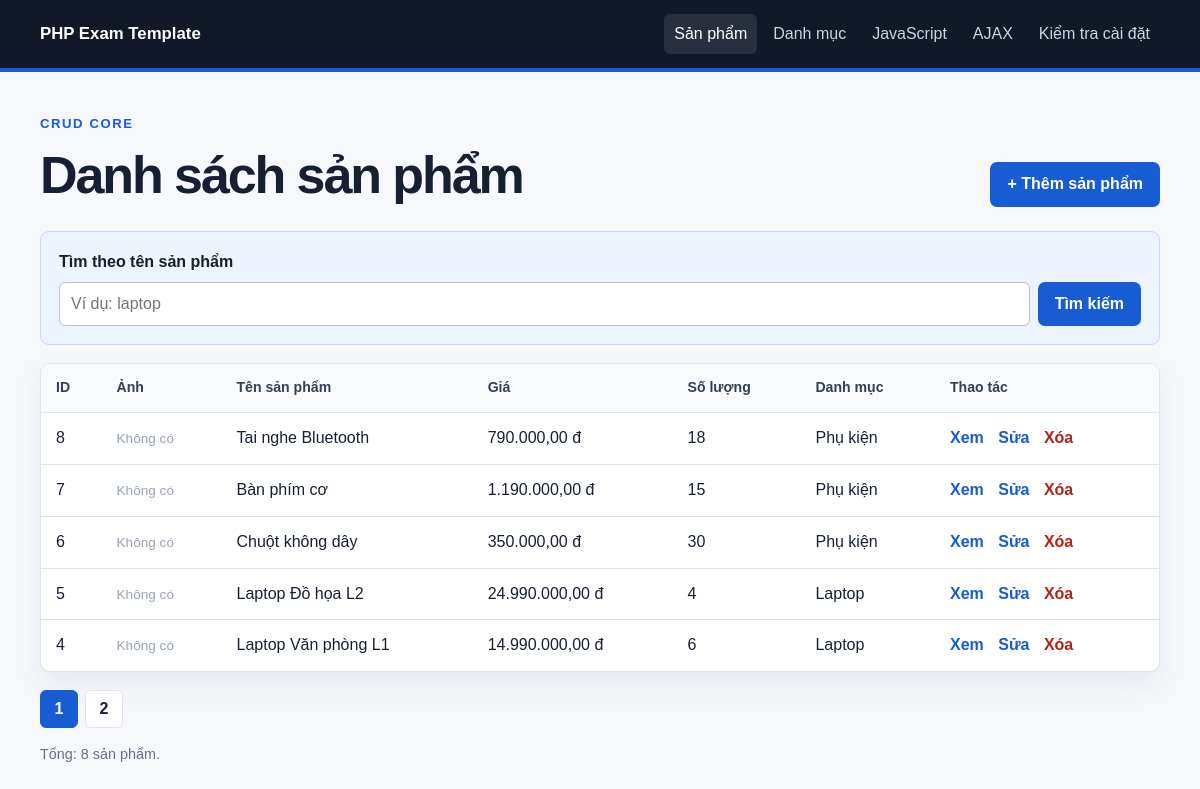
/products.php, run on the app's committed database.
### tables this page shows
CREATE TABLE IF NOT EXISTS products (
     
    product_id INT AUTO_INCREMENT PRIMARY KEY,
    name VARCHAR(150) NOT NULL,
    price DECIMAL(12, 2) NOT NULL DEFAULT 0,
    quantity INT NOT NULL DEFAULT 0,
    category_id INT NULL,
    image VARCHAR(255) NULL,

     
    CONSTRAINT fk_products_categories
        FOREIGN KEY (category_id)
        REFERENCES categories(category_id)
        ON UPDATE CASCADE
        ON DELETE SET NULL
);

CREATE TABLE IF NOT EXISTS categories (
     
    category_id INT AUTO_INCREMENT PRIMARY KEY,
    category_name VARCHAR(100) NOT NULL UNIQUE
);

### config/features.php (called while the page is built)
<?php
$features = [
    'search' => true,
    'pagination' => true,
    'category' => true,
    'upload' => true,
];

### includes/functions.php (called while the page is built, shortened)
<?php
function e($value)
{
    return htmlspecialchars((string) $value, ENT_QUOTES | ENT_SUBSTITUTE, 'UTF-8');
}
function input_text($source, $key, $default = '')
{
    return isset($source[$key]) && is_string($source[$key]) ? trim($source[$key]) : $default;
}
function money($amount)
{
    return number_format((float) $amount, 2, ',', '.') . ' đ';
}

### products.php (the view, shortened to what this page needs)
<?php
require_once __DIR__ . '/config/database.php';
require_once __DIR__ . '/config/features.php';
require_once __DIR__ . '/includes/functions.php';
$keyword = $features['search'] ? input_text($_GET, 'keyword') : '';
$limit = 5;
$pageValue = input_text($_GET, 'page', '1');
$page = ctype_digit($pageValue) && $pageValue !== '0' ? (int) $pageValue : 1;
$whereSql = $keyword !== '' ? ' WHERE p.name LIKE :keyword' : '';
$countStmt = $conn->prepare('SELECT COUNT(*) FROM products AS p' . $whereSql);
if ($keyword !== '') {
    $countStmt->execute([':keyword' => '%' . $keyword . '%']);
} else {
    $countStmt->execute();
}
$totalRecords = (int) $countStmt->fetchColumn();
$totalPages = $features['pagination'] ? max(1, (int) ceil($totalRecords / $limit)) : 1;
$page = min($page, $totalPages);
$offset = ($page - 1) * $limit;
$selectParts = ['p.product_id', 'p.name', 'p.price', 'p.quantity'];
$joinSql = '';
if ($features['category']) {
    $selectParts[] = 'p.category_id';
    $selectParts[] = 'c.category_name';
    $joinSql = ' LEFT JOIN categories AS c ON p.category_id = c.category_id';
}
if ($features['upload']) {
    $selectParts[] = 'p.image';
}
$sql = 'SELECT ' . implode(', ', $selectParts)
    . ' FROM products AS p' . $joinSql . $whereSql
    . ' ORDER BY p.product_id DESC';
if ($features['pagination']) {
    $sql .= ' LIMIT :limit OFFSET :offset';
}
$stmt = $conn->prepare($sql);
if ($features['pagination']) {
    $stmt->bindValue(':limit', $limit, PDO::PARAM_INT);
    $stmt->bindValue(':offset', $offset, PDO::PARAM_INT);
}
$stmt->execute();
$products = $stmt->fetchAll();
?>
<!doctype html>
<html lang="vi">
<head>
    <link rel="stylesheet" href="style.css">
</head>
<body>
<header class="site-header"><div class="container header-inner">
    <a class="brand" href="index.php">PHP Exam Template</a>
    <nav class="nav" aria-label="Menu chính">
        <a class="active" href="products.php">Sản phẩm</a>
        <?php if ($features['category']): ?><a href="categories.php">Danh mục</a><?php endif; ?>
        <a href="javascript_demo.php">JavaScript</a>
        <a href="ajax_demo.php">AJAX</a>
        <a href="setup.php">Kiểm tra cài đặt</a>
    </nav>
</div></header>
<main class="container page-space">
    <div class="page-heading">
        <div><p class="eyebrow">CRUD CORE</p><h1>Danh sách sản phẩm</h1></div>
        <a class="button primary" href="product_add.php">+ Thêm sản phẩm</a>
    </div>
    <?php if ($features['search']): ?>
        <form class="search-form" method="get">
            <div class="form-group">
                <label for="keyword">Tìm theo tên sản phẩm</label>
                <div class="search-row">
                    <input id="keyword" name="keyword" type="search" value="<?= e($keyword) ?>" placeholder="Ví dụ: laptop">
                    <button class="button primary" type="submit">Tìm kiếm</button>
                </div>
            </div>
        </form>
    <?php endif; ?>
    <div class="table-wrap"><table>
        <thead><tr>
            <th>ID</th>
            <?php if ($features['upload']): ?><th>Ảnh</th><?php endif; ?>
            <th>Tên sản phẩm</th><th>Giá</th><th>Số lượng</th>
            <?php if ($features['category']): ?><th>Danh mục</th><?php endif; ?>
            <th>Thao tác</th>
        </tr></thead>
        <tbody>
        <?php foreach ($products as $product): ?>
            <tr>
                <td><?= (int) $product['product_id'] ?></td>
                <?php if ($features['upload']): ?>
                    <td><?php if (!empty($product['image'])): ?>
                        <img class="product-thumb" src="uploads/<?= e(rawurlencode($product['image'])) ?>" alt="Ảnh <?= e($product['name']) ?>">
                    <?php else: ?><span class="image-empty">Không có</span><?php endif; ?></td>
                <?php endif; ?>
                <td><?= e($product['name']) ?></td>
                <td><?= e(money($product['price'])) ?></td>
                <td><?= (int) $product['quantity'] ?></td>
                <?php if ($features['category']): ?><td><?= e($product['category_name'] ?? 'Chưa phân loại') ?></td><?php endif; ?>
                <td class="row-actions">
                    <a href="product_view.php?id=<?= (int) $product['product_id'] ?>">Xem</a>
                    <a href="product_edit.php?id=<?= (int) $product['product_id'] ?>">Sửa</a>
                    <a class="danger-link" href="product_delete.php?id=<?= (int) $product['product_id'] ?>">Xóa</a>
                </td>
            </tr>
        <?php endforeach; ?>
        </tbody>
    </table></div>
    <?php if ($features['pagination'] && $totalPages > 1): ?>
        <nav class="pagination" aria-label="Phân trang">
        <?php for ($pageNumber = 1; $pageNumber <= $totalPages; $pageNumber++):
            $pageUrl = 'products.php?' . http_build_query(['keyword' => $keyword, 'page' => $pageNumber]); ?>
            <a class="<?= $pageNumber === $page ? 'current' : '' ?>" href="<?= e($pageUrl) ?>" <?= $pageNumber === $page ? 'aria-current="page"' : '' ?>><?= $pageNumber ?></a>
        <?php endfor; ?>
        </nav>
    <?php endif; ?>
    <p class="result-summary">Tổng: <?= $totalRecords ?> sản phẩm<?= $keyword !== '' ? ' phù hợp' : '' ?>.</p>
</main>
</body>
</html>

### style.css (style rules this page uses)
:root { --ink: #172033; --muted: #667085; --paper: #f6f8fc; --surface: #ffffff; --line: #dfe4ec; --primary: #175cd3; --primary-dark: #124aa9; --danger: #b42318; --success: #067647; --shadow: 0 12px 30px rgba(23, 32, 51, 0.08); }
* { box-sizing: border-box; }
body { margin: 0; color: var(--ink); background: var(--paper); font-family: Arial, Helvetica, sans-serif; font-size: 16px; line-height: 1.55; }
a { color: var(--primary); }
.container { width: min(1120px, calc(100% - 32px)); margin-inline: auto; }
.page-space { padding-block: 42px 64px; }
.site-header { color: #fff; background: #111827; border-bottom: 4px solid var(--primary); }
.header-inner { min-height: 68px; display: flex; align-items: center; justify-content: space-between; gap: 24px; }
.brand { color: #fff; font-size: 1.05rem; font-weight: 800; text-decoration: none; }
.nav { display: flex; flex-wrap: wrap; gap: 6px; }
.nav a { color: #cbd5e1; padding: 8px 10px; text-decoration: none; border-radius: 6px; }
.nav a:hover, .nav a.active { color: #fff; background: rgba(255,255,255,.1); }
h1, h2 { margin-top: 0; line-height: 1.2; }
h1 { margin-bottom: 16px; font-size: clamp(2rem, 5vw, 3.25rem); letter-spacing: -0.04em; }
.eyebrow { margin: 0 0 10px; color: var(--primary); font-size: .82rem; font-weight: 800; letter-spacing: .12em; }
.button { display: inline-flex; min-height: 42px; align-items: center; justify-content: center; padding: 9px 16px; border: 1px solid transparent; border-radius: 7px; font: inherit; font-weight: 700; text-decoration: none; cursor: pointer; }
.button.primary { color: #fff; background: var(--primary); }
.page-heading { display: flex; align-items: flex-end; justify-content: space-between; gap: 20px; margin-bottom: 24px; }
.page-heading h1 { margin-bottom: 0; }
.table-wrap { overflow-x: auto; background: var(--surface); border: 1px solid var(--line); border-radius: 10px; box-shadow: var(--shadow); }
table { width: 100%; border-collapse: collapse; }
th, td { padding: 13px 15px; text-align: left; border-bottom: 1px solid var(--line); }
th { color: #344054; background: #f8fafc; font-size: .88rem; }
tbody tr:last-child td { border-bottom: 0; }
.row-actions { white-space: nowrap; }
.row-actions a { margin-right: 10px; font-weight: 700; text-decoration: none; }
.danger-link { color: var(--danger); }
.image-empty { color: #98a2b3; font-size: .85rem; }
.pagination { display: flex; flex-wrap: wrap; gap: 7px; margin-top: 18px; }
.pagination a { display: inline-flex; width: 38px; height: 38px; align-items: center; justify-content: center; color: var(--ink); background: #fff; border: 1px solid var(--line); border-radius: 6px; font-weight: 700; text-decoration: none; }
.pagination a.current { color: #fff; background: var(--primary); border-color: var(--primary); }
.result-summary { color: var(--muted); font-size: .9rem; }
.search-form { padding: 18px; margin-bottom: 18px; background: #eef4ff; border: 1px solid #c7d7fe; border-radius: 9px; }
.search-form .form-group { margin: 0; }
.search-row { display: flex; gap: 8px; }
.search-row input { flex: 1; }
.form-group { margin-bottom: 18px; }
.form-group label { display: block; margin-bottom: 7px; font-weight: 700; }
.form-group input, .form-group select { width: 100%; min-height: 44px; padding: 9px 11px; color: var(--ink); background: #fff; border: 1px solid #b9c2cf; border-radius: 6px; font: inherit; }

### data on the page
products: product_id "8", shows "Không có", name "Tai nghe Bluetooth", price "790.000,00 đ", quantity "18", category.category_name "Phụ kiện"
products: product_id "7", shows "Không có", name "Bàn phím cơ", price "1.190.000,00 đ", quantity "15", category.category_name "Phụ kiện"
products: product_id "6", shows "Không có", name "Chuột không dây", price "350.000,00 đ", quantity "30", category.category_name "Phụ kiện"
products: product_id "5", shows "Không có", name "Laptop Đồ họa L2", price "24.990.000,00 đ", quantity "4", category.category_name "Laptop"
products: product_id "4", shows "Không có", name "Laptop Văn phòng L1", price "14.990.000,00 đ", quantity "6", category.category_name "Laptop"

### other printed values
$totalRecords "8"
